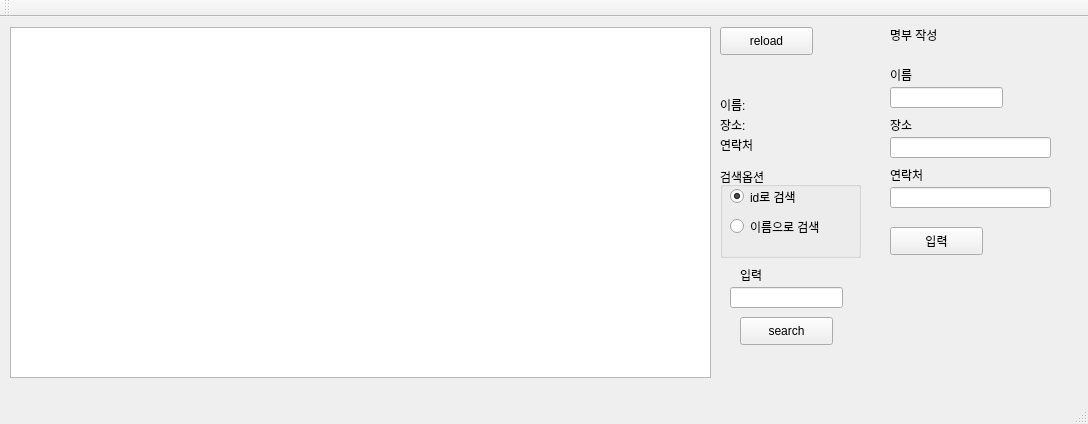
<?xml version="1.0" encoding="UTF-8"?>
<ui version="4.0">
 <class>beboneClass</class>
 <widget class="QMainWindow" name="beboneClass">
  <property name="geometry">
   <rect>
    <x>0</x>
    <y>0</y>
    <width>1088</width>
    <height>424</height>
   </rect>
  </property>
  <property name="windowTitle">
   <string>bebone</string>
  </property>
  <property name="layoutDirection">
   <enum>Qt::LeftToRight</enum>
  </property>
  <widget class="QWidget" name="centralWidget">
   <widget class="QPushButton" name="refreshButton">
    <property name="geometry">
     <rect>
      <x>720</x>
      <y>10</y>
      <width>93</width>
      <height>28</height>
     </rect>
    </property>
    <property name="text">
     <string>reload</string>
    </property>
   </widget>
   <widget class="QTableView" name="beboneTable">
    <property name="geometry">
     <rect>
      <x>10</x>
      <y>10</y>
      <width>701</width>
      <height>351</height>
     </rect>
    </property>
    <attribute name="horizontalHeaderCascadingSectionResizes">
     <bool>true</bool>
    </attribute>
    <attribute name="horizontalHeaderStretchLastSection">
     <bool>true</bool>
    </attribute>
    <attribute name="verticalHeaderCascadingSectionResizes">
     <bool>true</bool>
    </attribute>
    <attribute name="verticalHeaderStretchLastSection">
     <bool>false</bool>
    </attribute>
   </widget>
   <widget class="QPushButton" name="searchButton">
    <property name="geometry">
     <rect>
      <x>740</x>
      <y>300</y>
      <width>93</width>
      <height>28</height>
     </rect>
    </property>
    <property name="text">
     <string>search</string>
    </property>
   </widget>
   <widget class="QLineEdit" name="idInput">
    <property name="geometry">
     <rect>
      <x>730</x>
      <y>270</y>
      <width>113</width>
      <height>21</height>
     </rect>
    </property>
   </widget>
   <widget class="QLabel" name="label">
    <property name="geometry">
     <rect>
      <x>740</x>
      <y>250</y>
      <width>64</width>
      <height>15</height>
     </rect>
    </property>
    <property name="text">
     <string>입력</string>
    </property>
   </widget>
   <widget class="QLabel" name="label_2">
    <property name="geometry">
     <rect>
      <x>720</x>
      <y>80</y>
      <width>64</width>
      <height>15</height>
     </rect>
    </property>
    <property name="text">
     <string>이름:</string>
    </property>
   </widget>
   <widget class="QLabel" name="label_3">
    <property name="geometry">
     <rect>
      <x>720</x>
      <y>100</y>
      <width>64</width>
      <height>15</height>
     </rect>
    </property>
    <property name="text">
     <string>장소:</string>
    </property>
   </widget>
   <widget class="QLabel" name="label_4">
    <property name="geometry">
     <rect>
      <x>720</x>
      <y>120</y>
      <width>64</width>
      <height>15</height>
     </rect>
    </property>
    <property name="text">
     <string>연락처</string>
    </property>
   </widget>
   <widget class="QLabel" name="name">
    <property name="geometry">
     <rect>
      <x>770</x>
      <y>80</y>
      <width>64</width>
      <height>15</height>
     </rect>
    </property>
    <property name="text">
     <string/>
    </property>
   </widget>
   <widget class="QLabel" name="address">
    <property name="geometry">
     <rect>
      <x>770</x>
      <y>100</y>
      <width>64</width>
      <height>15</height>
     </rect>
    </property>
    <property name="text">
     <string/>
    </property>
   </widget>
   <widget class="QLabel" name="phone">
    <property name="geometry">
     <rect>
      <x>770</x>
      <y>120</y>
      <width>64</width>
      <height>15</height>
     </rect>
    </property>
    <property name="text">
     <string/>
    </property>
   </widget>
   <widget class="QGroupBox" name="searchOption">
    <property name="geometry">
     <rect>
      <x>720</x>
      <y>150</y>
      <width>141</width>
      <height>91</height>
     </rect>
    </property>
    <property name="title">
     <string>검색옵션</string>
    </property>
    <widget class="QRadioButton" name="byId">
     <property name="geometry">
      <rect>
       <x>10</x>
       <y>20</y>
       <width>108</width>
       <height>19</height>
      </rect>
     </property>
     <property name="text">
      <string>id로 검색</string>
     </property>
     <property name="checked">
      <bool>true</bool>
     </property>
    </widget>
    <widget class="QRadioButton" name="byName">
     <property name="geometry">
      <rect>
       <x>10</x>
       <y>50</y>
       <width>121</width>
       <height>19</height>
      </rect>
     </property>
     <property name="text">
      <string>이름으로 검색</string>
     </property>
    </widget>
   </widget>
   <widget class="QLabel" name="label_6">
    <property name="geometry">
     <rect>
      <x>890</x>
      <y>10</y>
      <width>81</width>
      <height>16</height>
     </rect>
    </property>
    <property name="text">
     <string>명부 작성</string>
    </property>
   </widget>
   <widget class="QLabel" name="label_7">
    <property name="geometry">
     <rect>
      <x>900</x>
      <y>60</y>
      <width>64</width>
      <height>15</height>
     </rect>
    </property>
    <property name="text">
     <string/>
    </property>
   </widget>
   <widget class="QLabel" name="label_8">
    <property name="geometry">
     <rect>
      <x>890</x>
      <y>50</y>
      <width>64</width>
      <height>15</height>
     </rect>
    </property>
    <property name="layoutDirection">
     <enum>Qt::RightToLeft</enum>
    </property>
    <property name="text">
     <string>이름</string>
    </property>
   </widget>
   <widget class="QLineEdit" name="nameInput">
    <property name="geometry">
     <rect>
      <x>890</x>
      <y>70</y>
      <width>113</width>
      <height>21</height>
     </rect>
    </property>
   </widget>
   <widget class="QLabel" name="label_9">
    <property name="geometry">
     <rect>
      <x>890</x>
      <y>100</y>
      <width>64</width>
      <height>15</height>
     </rect>
    </property>
    <property name="text">
     <string>장소</string>
    </property>
   </widget>
   <widget class="QLineEdit" name="addInput">
    <property name="geometry">
     <rect>
      <x>890</x>
      <y>120</y>
      <width>161</width>
      <height>21</height>
     </rect>
    </property>
   </widget>
   <widget class="QLabel" name="label_10">
    <property name="geometry">
     <rect>
      <x>890</x>
      <y>150</y>
      <width>64</width>
      <height>15</height>
     </rect>
    </property>
    <property name="text">
     <string>연락처</string>
    </property>
   </widget>
   <widget class="QLineEdit" name="phoneInput">
    <property name="geometry">
     <rect>
      <x>890</x>
      <y>170</y>
      <width>161</width>
      <height>21</height>
     </rect>
    </property>
   </widget>
   <widget class="QPushButton" name="submitButton">
    <property name="geometry">
     <rect>
      <x>890</x>
      <y>210</y>
      <width>93</width>
      <height>28</height>
     </rect>
    </property>
    <property name="text">
     <string>입력</string>
    </property>
   </widget>
  </widget>
  <widget class="QMenuBar" name="menuBar">
   <property name="geometry">
    <rect>
     <x>0</x>
     <y>0</y>
     <width>1088</width>
     <height>26</height>
    </rect>
   </property>
  </widget>
  <widget class="QToolBar" name="mainToolBar">
   <attribute name="toolBarArea">
    <enum>TopToolBarArea</enum>
   </attribute>
   <attribute name="toolBarBreak">
    <bool>false</bool>
   </attribute>
  </widget>
  <widget class="QStatusBar" name="statusBar"/>
 </widget>
 <layoutdefault spacing="6" margin="11"/>
 <resources>
  <include location="bebone.qrc"/>
 </resources>
 <connections/>
</ui>
